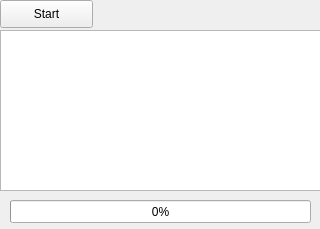
<?xml version="1.0" encoding="UTF-8"?>
<ui version="4.0">
 <class>Form</class>
 <widget class="QWidget" name="Form">
  <property name="geometry">
   <rect>
    <x>0</x>
    <y>0</y>
    <width>320</width>
    <height>229</height>
   </rect>
  </property>
  <property name="windowTitle">
   <string>Form</string>
  </property>
  <widget class="QPushButton" name="btnStart">
   <property name="geometry">
    <rect>
     <x>0</x>
     <y>0</y>
     <width>93</width>
     <height>28</height>
    </rect>
   </property>
   <property name="text">
    <string>Start</string>
   </property>
  </widget>
  <widget class="QTextBrowser" name="txbLog">
   <property name="geometry">
    <rect>
     <x>0</x>
     <y>30</y>
     <width>321</width>
     <height>161</height>
    </rect>
   </property>
  </widget>
  <widget class="QProgressBar" name="pgbTask">
   <property name="geometry">
    <rect>
     <x>10</x>
     <y>200</y>
     <width>301</width>
     <height>23</height>
    </rect>
   </property>
   <property name="value">
    <number>0</number>
   </property>
  </widget>
 </widget>
 <resources/>
 <connections/>
</ui>
